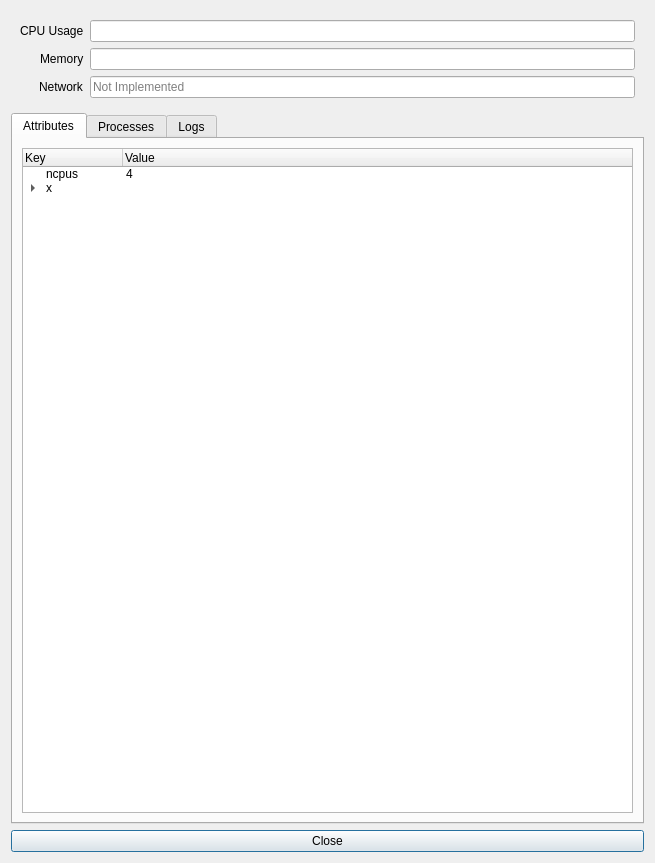
<?xml version="1.0" encoding="UTF-8"?>
<ui version="4.0">
 <class>Dialog</class>
 <widget class="QDialog" name="Dialog">
  <property name="geometry">
   <rect>
    <x>0</x>
    <y>0</y>
    <width>655</width>
    <height>863</height>
   </rect>
  </property>
  <property name="windowTitle">
   <string>Dialog</string>
  </property>
  <layout class="QVBoxLayout" name="verticalLayout">
   <item>
    <widget class="QWidget" name="widget" native="true">
     <layout class="QFormLayout" name="formLayout_2">
      <property name="labelAlignment">
       <set>Qt::AlignRight|Qt::AlignTrailing|Qt::AlignVCenter</set>
      </property>
      <item row="0" column="0">
       <widget class="QLabel" name="label">
        <property name="text">
         <string>CPU Usage</string>
        </property>
       </widget>
      </item>
      <item row="0" column="1">
       <widget class="QLineEdit" name="cpuUsageDsp">
        <property name="readOnly">
         <bool>true</bool>
        </property>
       </widget>
      </item>
      <item row="1" column="0">
       <widget class="QLabel" name="label_2">
        <property name="text">
         <string>Memory</string>
        </property>
       </widget>
      </item>
      <item row="1" column="1">
       <widget class="QLineEdit" name="memUsageDsp">
        <property name="readOnly">
         <bool>true</bool>
        </property>
       </widget>
      </item>
      <item row="2" column="0">
       <widget class="QLabel" name="label_3">
        <property name="text">
         <string>Network</string>
        </property>
       </widget>
      </item>
      <item row="2" column="1">
       <widget class="QLineEdit" name="netUsageDsp">
        <property name="placeholderText">
         <string>Not Implemented</string>
        </property>
       </widget>
      </item>
     </layout>
    </widget>
   </item>
   <item>
    <widget class="QTabWidget" name="tabWidget">
     <property name="currentIndex">
      <number>0</number>
     </property>
     <widget class="QWidget" name="tab">
      <attribute name="title">
       <string>Attributes</string>
      </attribute>
      <layout class="QVBoxLayout" name="verticalLayout_2">
       <item>
        <widget class="QTreeWidget" name="containerAttrTree">
         <column>
          <property name="text">
           <string>Key</string>
          </property>
         </column>
         <column>
          <property name="text">
           <string>Value</string>
          </property>
         </column>
         <item>
          <property name="text">
           <string>ncpus</string>
          </property>
          <property name="text">
           <string>4</string>
          </property>
         </item>
         <item>
          <property name="text">
           <string>x</string>
          </property>
          <property name="text">
           <string/>
          </property>
          <item>
           <property name="text">
            <string>x1</string>
           </property>
           <property name="text">
            <string>a</string>
           </property>
          </item>
          <item>
           <property name="text">
            <string>x2</string>
           </property>
           <property name="text">
            <string>abc</string>
           </property>
          </item>
         </item>
        </widget>
       </item>
      </layout>
     </widget>
     <widget class="QWidget" name="tab_2">
      <attribute name="title">
       <string>Processes</string>
      </attribute>
      <layout class="QVBoxLayout" name="verticalLayout_3">
       <item>
        <widget class="QLabel" name="notRunningLbl">
         <property name="text">
          <string>This container is not running</string>
         </property>
        </widget>
       </item>
       <item>
        <widget class="QTableView" name="procView">
         <property name="selectionBehavior">
          <enum>QAbstractItemView::SelectRows</enum>
         </property>
         <property name="sortingEnabled">
          <bool>true</bool>
         </property>
        </widget>
       </item>
      </layout>
     </widget>
     <widget class="QWidget" name="tab_3">
      <attribute name="title">
       <string>Logs</string>
      </attribute>
      <layout class="QVBoxLayout" name="verticalLayout_4">
       <item>
        <widget class="QPlainTextEdit" name="logStreamTxt">
         <property name="readOnly">
          <bool>true</bool>
         </property>
        </widget>
       </item>
      </layout>
     </widget>
    </widget>
   </item>
   <item>
    <widget class="QPushButton" name="closeBtn">
     <property name="text">
      <string>Close</string>
     </property>
    </widget>
   </item>
  </layout>
 </widget>
 <resources/>
 <connections>
  <connection>
   <sender>closeBtn</sender>
   <signal>clicked()</signal>
   <receiver>Dialog</receiver>
   <slot>close()</slot>
   <hints>
    <hint type="sourcelabel">
     <x>248</x>
     <y>259</y>
    </hint>
    <hint type="destinationlabel">
     <x>248</x>
     <y>140</y>
    </hint>
   </hints>
  </connection>
 </connections>
</ui>
